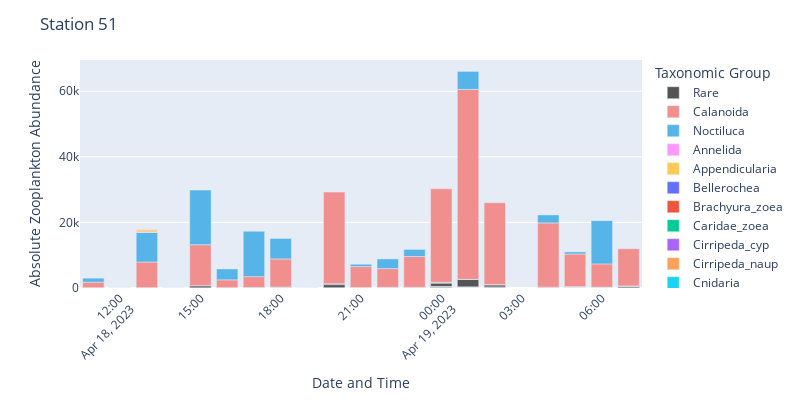
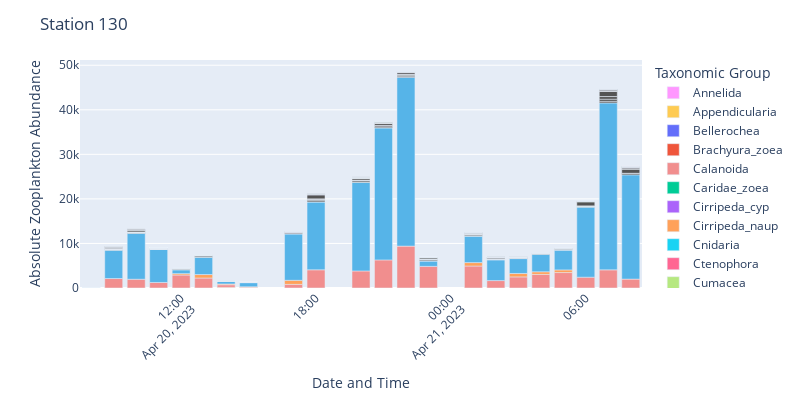

Here is the notebook cell these charts were saved with, in order:
### Code cell
stations = ['51', '130']

for station in stations:
    grouped_df = zooplankton_long[zooplankton_long['StationPrefix'] == station][['StartDate', 'ZooScan_group', 'count']]
    grouped_df['datetime'] = grouped_df['StartDate'].dt.date.astype(str) + ' ' + grouped_df['StartDate'].dt.hour.astype(str) + ':00'
    grouped_df['datetime'] = pd.to_datetime(grouped_df['datetime'], format='%Y-%m-%d %H:%M')

    grouped_df = grouped_df.groupby(['datetime', 'ZooScan_group']).agg({'count':'sum'}).reset_index()
    grouped_df["rel_occurrence"] = grouped_df.groupby(['datetime'])['count'].transform(lambda x: x / x.sum())
   
   # Combine low-abundant groups into a single 'Rare' category
    threshold = 0.05
    grouped_df.loc[grouped_df['rel_occurrence'] <= threshold, 'ZooScan_group'] = 'Rare'

    fig = px.bar(grouped_df, 
                x="datetime", 
                y="count",
                
                color='ZooScan_group',
                color_discrete_map={
                    "Rare": "#545454",
                    "Noctiluca": "#56B4E8",
                    "Calanoida": "#F18E8E",
                    "Echinodermata": "#009A83",
                    "Harpacticoida": "#F0E442",
                    "Mollusca": "#FF6600",
                    "Pisces_egg": "#FFCC99",
                    "Pisces_larvae": "#6600CC",
                }
            )

    fig.update_layout(
        width=800,
        height=400,
        xaxis_title='Date and Time',
        yaxis_title='Absolute Zooplankton Abundance',
        xaxis_tickangle=-45,
        legend_title='Taxonomic Group',
        title_text='Station {}'.format(station),
    )

    fig.show()

    # Save figure as svg
    fig.write_image("../figures/zooplankton/zooscan_absolute_abundance_{}.svg".format(station), scale=1)
    fig.write_image("../figures/zooplankton/zooscan_absolute_abundance_{}.png".format(station), scale=1)

### Figure 1 — Plotly figure (JSON) as saved in the notebook; plotly's stock layout.template omitted (floating-point values rounded to 4 significant figures; data arrays with more than 128 entries replaced by an {"elided": "..."} marker saying what was removed)
{"data": [{"alignmentgroup": "True", "hovertemplate": "ZooScan_group=Rare<br>datetime=%{x}<br>count=%{y}<extra></extra>", "legendgroup": "Rare", "marker": {"color": "#545454", "pattern": {"shape": ""}}, "name": "Rare", "offsetgroup": "Rare", "orientation": "v", "showlegend": true, "textposition": "auto", "type": "bar", "x": {"elided": "258 str values"}, "xaxis": "x", "y": {"elided": "258 float values"}, "yaxis": "y"}, {"alignmentgroup": "True", "hovertemplate": "ZooScan_group=Calanoida<br>datetime=%{x}<br>count=%{y}<extra></extra>", "legendgroup": "Calanoida", "marker": {"color": "#F18E8E", "pattern": {"shape": ""}}, "name": "Calanoida", "offsetgroup": "Calanoida", "orientation": "v", "showlegend": true, "textposition": "auto", "type": "bar", "x": ["2023-04-18T11:00:00", "2023-04-18T12:00:00", "2023-04-18T13:00:00", "2023-04-18T14:00:00", "2023-04-18T15:00:00", "2023-04-18T16:00:00", "2023-04-18T17:00:00", "2023-04-18T18:00:00", "2023-04-18T19:00:00", "2023-04-18T20:00:00", "2023-04-18T21:00:00", "2023-04-18T22:00:00", "2023-04-18T23:00:00", "2023-04-19T00:00:00", "2023-04-19T01:00:00", "2023-04-19T02:00:00", "2023-04-19T04:00:00", "2023-04-19T05:00:00", "2023-04-19T06:00:00", "2023-04-19T07:00:00"], "xaxis": "x", "y": [1669.0, 0, 7819.0, 0, 12490.0, 2363.0, 3298.0, 8570.0, 0, 27930.0, 6362.0, 5675.0, 9397.0, 28520.0, 57900.0, 24920.0, 19590.0, 9939.0, 7087.0, 11330.0], "yaxis": "y"}, {"alignmentgroup": "True", "hovertemplate": "ZooScan_group=Noctiluca<br>datetime=%{x}<br>count=%{y}<extra></extra>", "legendgroup": "Noctiluca", "marker": {"color": "#56B4E8", "pattern": {"shape": ""}}, "name": "Noctiluca", "offsetgroup": "Noctiluca", "orientation": "v", "showlegend": true, "textposition": "auto", "type": "bar", "x": ["2023-04-18T11:00:00", "2023-04-18T12:00:00", "2023-04-18T13:00:00", "2023-04-18T14:00:00", "2023-04-18T15:00:00", "2023-04-18T16:00:00", "2023-04-18T17:00:00", "2023-04-18T18:00:00", "2023-04-18T19:00:00", "2023-04-18T21:00:00", "2023-04-18T22:00:00", "2023-04-18T23:00:00", "2023-04-19T01:00:00", "2023-04-19T04:00:00", "2023-04-19T05:00:00", "2023-04-19T06:00:00"], "xaxis": "x", "y": [1220.0, 0, 9004.0, 0, 16680.0, 3321.0, 13840.0, 6245.0, 0, 726.1, 2964.0, 2161.0, 5491.0, 2434.0, 656.7, 13190.0], "yaxis": "y"}, {"alignmentgroup": "True", "hovertemplate": "ZooScan_group=Annelida<br>datetime=%{x}<br>count=%{y}<extra></extra>", "legendgroup": "Annelida", "marker": {"color": "#FF97FF", "pattern": {"shape": ""}}, "name": "Annelida", "offsetgroup": "Annelida", "orientation": "v", "showlegend": true, "textposition": "auto", "type": "bar", "x": ["2023-04-18T12:00:00", "2023-04-18T14:00:00", "2023-04-18T19:00:00"], "xaxis": "x", "y": [0, 0, 0], "yaxis": "y"}, {"alignmentgroup": "True", "hovertemplate": "ZooScan_group=Appendicularia<br>datetime=%{x}<br>count=%{y}<extra></extra>", "legendgroup": "Appendicularia", "marker": {"color": "#FECB52", "pattern": {"shape": ""}}, "name": "Appendicularia", "offsetgroup": "Appendicularia", "orientation": "v", "showlegend": true, "textposition": "auto", "type": "bar", "x": ["2023-04-18T12:00:00", "2023-04-18T14:00:00", "2023-04-18T19:00:00"], "xaxis": "x", "y": [0, 0, 0], "yaxis": "y"}, {"alignmentgroup": "True", "hovertemplate": "ZooScan_group=Bellerochea<br>datetime=%{x}<br>count=%{y}<extra></extra>", "legendgroup": "Bellerochea", "marker": {"color": "#636efa", "pattern": {"shape": ""}}, "name": "Bellerochea", "offsetgroup": "Bellerochea", "orientation": "v", "showlegend": true, "textposition": "auto", "type": "bar", "x": ["2023-04-18T12:00:00", "2023-04-18T14:00:00", "2023-04-18T19:00:00"], "xaxis": "x", "y": [0, 0, 0], "yaxis": "y"}, {"alignmentgroup": "True", "hovertemplate": "ZooScan_group=Brachyura_zoea<br>datetime=%{x}<br>count=%{y}<extra></extra>", "legendgroup": "Brachyura_zoea", "marker": {"color": "#EF553B", "pattern": {"shape": ""}}, "name": "Brachyura_zoea", "offsetgroup": "Brachyura_zoea", "orientation": "v", "showlegend": true, "textposition": "auto", "type": "bar", "x": ["2023-04-18T12:00:00", "2023-04-18T14:00:00", "2023-04-18T19:00:00"], "xaxis": "x", "y": [0, 0, 0], "yaxis": "y"}, {"alignmentgroup": "True", "hovertemplate": "ZooScan_group=Caridae_zoea<br>datetime=%{x}<br>count=%{y}<extra></extra>", "legendgroup": "Caridae_zoea", "marker": {"color": "#00cc96", "pattern": {"shape": ""}}, "name": "Caridae_zoea", "offsetgroup": "Caridae_zoea", "orientation": "v", "showlegend": true, "textposition": "auto", "type": "bar", "x": ["2023-04-18T12:00:00", "2023-04-18T14:00:00", "2023-04-18T19:00:00"], "xaxis": "x", "y": [0, 0, 0], "yaxis": "y"}, {"alignmentgroup": "True", "hovertemplate": "ZooScan_group=Cirripeda_cyp<br>datetime=%{x}<br>count=%{y}<extra></extra>", "legendgroup": "Cirripeda_cyp", "marker": {"color": "#ab63fa", "pattern": {"shape": ""}}, "name": "Cirripeda_cyp", "offsetgroup": "Cirripeda_cyp", "orientation": "v", "showlegend": true, "textposition": "auto", "type": "bar", "x": ["2023-04-18T12:00:00", "2023-04-18T14:00:00", "2023-04-18T19:00:00"], "xaxis": "x", "y": [0, 0, 0], "yaxis": "y"}, {"alignmentgroup": "True", "hovertemplate": "ZooScan_group=Cirripeda_naup<br>datetime=%{x}<br>count=%{y}<extra></extra>", "legendgroup": "Cirripeda_naup", "marker": {"color": "#FFA15A", "pattern": {"shape": ""}}, "name": "Cirripeda_naup", "offsetgroup": "Cirripeda_naup", "orientation": "v", "showlegend": true, "textposition": "auto", "type": "bar", "x": ["2023-04-18T12:00:00", "2023-04-18T14:00:00", "2023-04-18T19:00:00"], "xaxis": "x", "y": [0, 0, 0], "yaxis": "y"}, {"alignmentgroup": "True", "hovertemplate": "ZooScan_group=Cnidaria<br>datetime=%{x}<br>count=%{y}<extra></extra>", "legendgroup": "Cnidaria", "marker": {"color": "#19d3f3", "pattern": {"shape": ""}}, "name": "Cnidaria", "offsetgroup": "Cnidaria", "orientation": "v", "showlegend": true, "textposition": "auto", "type": "bar", "x": ["2023-04-18T12:00:00", "2023-04-18T14:00:00", "2023-04-18T19:00:00"], "xaxis": "x", "y": [0, 0, 0], "yaxis": "y"}, {"alignmentgroup": "True", "hovertemplate": "ZooScan_group=Ctenophora<br>datetime=%{x}<br>count=%{y}<extra></extra>", "legendgroup": "Ctenophora", "marker": {"color": "#FF6692", "pattern": {"shape": ""}}, "name": "Ctenophora", "offsetgroup": "Ctenophora", "orientation": "v", "showlegend": true, "textposition": "auto", "type": "bar", "x": ["2023-04-18T12:00:00", "2023-04-18T14:00:00", "2023-04-18T19:00:00"], "xaxis": "x", "y": [0, 0, 0], "yaxis": "y"}, {"alignmentgroup": "True", "hovertemplate": "ZooScan_group=Cumacea<br>datetime=%{x}<br>count=%{y}<extra></extra>", "legendgroup": "Cumacea", "marker": {"color": "#B6E880", "pattern": {"shape": ""}}, "name": "Cumacea", "offsetgroup": "Cumacea", "orientation": "v", "showlegend": true, "textposition": "auto", "type": "bar", "x": ["2023-04-18T12:00:00", "2023-04-18T14:00:00", "2023-04-18T19:00:00"], "xaxis": "x", "y": [0, 0, 0], "yaxis": "y"}, {"alignmentgroup": "True", "hovertemplate": "ZooScan_group=Echinodermata<br>datetime=%{x}<br>count=%{y}<extra></extra>", "legendgroup": "Echinodermata", "marker": {"color": "#009A83", "pattern": {"shape": ""}}, "name": "Echinodermata", "offsetgroup": "Echinodermata", "orientation": "v", "showlegend": true, "textposition": "auto", "type": "bar", "x": ["2023-04-18T12:00:00", "2023-04-18T14:00:00", "2023-04-18T19:00:00"], "xaxis": "x", "y": [0, 0, 0], "yaxis": "y"}, {"alignmentgroup": "True", "hovertemplate": "ZooScan_group=Harpacticoida<br>datetime=%{x}<br>count=%{y}<extra></extra>", "legendgroup": "Harpacticoida", "marker": {"color": "#F0E442", "pattern": {"shape": ""}}, "name": "Harpacticoida", "offsetgroup": "Harpacticoida", "orientation": "v", "showlegend": true, "textposition": "auto", "type": "bar", "x": ["2023-04-18T12:00:00", "2023-04-18T14:00:00", "2023-04-18T19:00:00"], "xaxis": "x", "y": [0, 0, 0], "yaxis": "y"}, {"alignmentgroup": "True", "hovertemplate": "ZooScan_group=Mollusca<br>datetime=%{x}<br>count=%{y}<extra></extra>", "legendgroup": "Mollusca", "marker": {"color": "#FF6600", "pattern": {"shape": ""}}, "name": "Mollusca", "offsetgroup": "Mollusca", "orientation": "v", "showlegend": true, "textposition": "auto", "type": "bar", "x": ["2023-04-18T12:00:00", "2023-04-18T14:00:00", "2023-04-18T19:00:00"], "xaxis": "x", "y": [0, 0, 0], "yaxis": "y"}, {"alignmentgroup": "True", "hovertemplate": "ZooScan_group=Pisces_egg<br>datetime=%{x}<br>count=%{y}<extra></extra>", "legendgroup": "Pisces_egg", "marker": {"color": "#FFCC99", "pattern": {"shape": ""}}, "name": "Pisces_egg", "offsetgroup": "Pisces_egg", "orientation": "v", "showlegend": true, "textposition": "auto", "type": "bar", "x": ["2023-04-18T12:00:00", "2023-04-18T13:00:00", "2023-04-18T14:00:00", "2023-04-18T19:00:00"], "xaxis": "x", "y": [0, 944.4, 0, 0], "yaxis": "y"}, {"alignmentgroup": "True", "hovertemplate": "ZooScan_group=Pisces_larvae<br>datetime=%{x}<br>count=%{y}<extra></extra>", "legendgroup": "Pisces_larvae", "marker": {"color": "#6600CC", "pattern": {"shape": ""}}, "name": "Pisces_larvae", "offsetgroup": "Pisces_larvae", "orientation": "v", "showlegend": true, "textposition": "auto", "type": "bar", "x": ["2023-04-18T12:00:00", "2023-04-18T14:00:00", "2023-04-18T19:00:00"], "xaxis": "x", "y": [0, 0, 0], "yaxis": "y"}], "layout": {"barmode": "relative", "height": 400, "legend": {"title": {"text": "Taxonomic Group"}, "tracegroupgap": 0}, "margin": {"t": 60}, "title": {"text": "Station 51"}, "width": 800, "xaxis": {"anchor": "y", "domain": [0, 1], "tickangle": -45, "title": {"text": "Date and Time"}}, "yaxis": {"anchor": "x", "domain": [0, 1], "title": {"text": "Absolute Zooplankton Abundance"}}}}

### Figure 2 — Plotly figure (JSON) as saved in the notebook; plotly's stock layout.template omitted (floating-point values rounded to 4 significant figures; data arrays with more than 128 entries replaced by an {"elided": "..."} marker saying what was removed)
{"data": [{"alignmentgroup": "True", "hovertemplate": "ZooScan_group=Annelida<br>datetime=%{x}<br>count=%{y}<extra></extra>", "legendgroup": "Annelida", "marker": {"color": "#FF97FF", "pattern": {"shape": ""}}, "name": "Annelida", "offsetgroup": "Annelida", "orientation": "v", "showlegend": true, "textposition": "auto", "type": "bar", "x": ["2023-04-20T08:00:00"], "xaxis": "x", "y": [0], "yaxis": "y"}, {"alignmentgroup": "True", "hovertemplate": "ZooScan_group=Appendicularia<br>datetime=%{x}<br>count=%{y}<extra></extra>", "legendgroup": "Appendicularia", "marker": {"color": "#FECB52", "pattern": {"shape": ""}}, "name": "Appendicularia", "offsetgroup": "Appendicularia", "orientation": "v", "showlegend": true, "textposition": "auto", "type": "bar", "x": ["2023-04-20T08:00:00", "2023-04-20T14:00:00"], "xaxis": "x", "y": [0, 141.5], "yaxis": "y"}, {"alignmentgroup": "True", "hovertemplate": "ZooScan_group=Bellerochea<br>datetime=%{x}<br>count=%{y}<extra></extra>", "legendgroup": "Bellerochea", "marker": {"color": "#636efa", "pattern": {"shape": ""}}, "name": "Bellerochea", "offsetgroup": "Bellerochea", "orientation": "v", "showlegend": true, "textposition": "auto", "type": "bar", "x": ["2023-04-20T08:00:00"], "xaxis": "x", "y": [0], "yaxis": "y"}, {"alignmentgroup": "True", "hovertemplate": "ZooScan_group=Brachyura_zoea<br>datetime=%{x}<br>count=%{y}<extra></extra>", "legendgroup": "Brachyura_zoea", "marker": {"color": "#EF553B", "pattern": {"shape": ""}}, "name": "Brachyura_zoea", "offsetgroup": "Brachyura_zoea", "orientation": "v", "showlegend": true, "textposition": "auto", "type": "bar", "x": ["2023-04-20T08:00:00"], "xaxis": "x", "y": [0], "yaxis": "y"}, {"alignmentgroup": "True", "hovertemplate": "ZooScan_group=Calanoida<br>datetime=%{x}<br>count=%{y}<extra></extra>", "legendgroup": "Calanoida", "marker": {"color": "#F18E8E", "pattern": {"shape": ""}}, "name": "Calanoida", "offsetgroup": "Calanoida", "orientation": "v", "showlegend": true, "textposition": "auto", "type": "bar", "x": ["2023-04-20T08:00:00", "2023-04-20T09:00:00", "2023-04-20T10:00:00", "2023-04-20T11:00:00", "2023-04-20T12:00:00", "2023-04-20T13:00:00", "2023-04-20T14:00:00", "2023-04-20T15:00:00", "2023-04-20T17:00:00", "2023-04-20T18:00:00", "2023-04-20T20:00:00", "2023-04-20T21:00:00", "2023-04-20T22:00:00", "2023-04-20T23:00:00", "2023-04-21T01:00:00", "2023-04-21T02:00:00", "2023-04-21T03:00:00", "2023-04-21T04:00:00", "2023-04-21T05:00:00", "2023-04-21T06:00:00", "2023-04-21T07:00:00", "2023-04-21T08:00:00"], "xaxis": "x", "y": [0, 2126.0, 1966.0, 1242.0, 2915.0, 2240.0, 587.8, 156.3, 809.9, 4086.0, 3826.0, 6303.0, 9399.0, 4856.0, 4935.0, 1666.0, 2492.0, 3049.0, 3470.0, 2427.0, 4070.0, 1995.0], "yaxis": "y"}, {"alignmentgroup": "True", "hovertemplate": "ZooScan_group=Caridae_zoea<br>datetime=%{x}<br>count=%{y}<extra></extra>", "legendgroup": "Caridae_zoea", "marker": {"color": "#00cc96", "pattern": {"shape": ""}}, "name": "Caridae_zoea", "offsetgroup": "Caridae_zoea", "orientation": "v", "showlegend": true, "textposition": "auto", "type": "bar", "x": ["2023-04-20T08:00:00"], "xaxis": "x", "y": [0], "yaxis": "y"}, {"alignmentgroup": "True", "hovertemplate": "ZooScan_group=Cirripeda_cyp<br>datetime=%{x}<br>count=%{y}<extra></extra>", "legendgroup": "Cirripeda_cyp", "marker": {"color": "#ab63fa", "pattern": {"shape": ""}}, "name": "Cirripeda_cyp", "offsetgroup": "Cirripeda_cyp", "orientation": "v", "showlegend": true, "textposition": "auto", "type": "bar", "x": ["2023-04-20T08:00:00"], "xaxis": "x", "y": [0], "yaxis": "y"}, {"alignmentgroup": "True", "hovertemplate": "ZooScan_group=Cirripeda_naup<br>datetime=%{x}<br>count=%{y}<extra></extra>", "legendgroup": "Cirripeda_naup", "marker": {"color": "#FFA15A", "pattern": {"shape": ""}}, "name": "Cirripeda_naup", "offsetgroup": "Cirripeda_naup", "orientation": "v", "showlegend": true, "textposition": "auto", "type": "bar", "x": ["2023-04-20T08:00:00", "2023-04-20T12:00:00", "2023-04-20T13:00:00", "2023-04-20T14:00:00", "2023-04-20T15:00:00", "2023-04-20T17:00:00", "2023-04-21T01:00:00", "2023-04-21T03:00:00", "2023-04-21T04:00:00", "2023-04-21T05:00:00"], "xaxis": "x", "y": [0, 309.3, 779.0, 174.2, 120.2, 917.9, 768.2, 769.8, 593.9, 587.6], "yaxis": "y"}, {"alignmentgroup": "True", "hovertemplate": "ZooScan_group=Cnidaria<br>datetime=%{x}<br>count=%{y}<extra></extra>", "legendgroup": "Cnidaria", "marker": {"color": "#19d3f3", "pattern": {"shape": ""}}, "name": "Cnidaria", "offsetgroup": "Cnidaria", "orientation": "v", "showlegend": true, "textposition": "auto", "type": "bar", "x": ["2023-04-20T08:00:00"], "xaxis": "x", "y": [0], "yaxis": "y"}, {"alignmentgroup": "True", "hovertemplate": "ZooScan_group=Ctenophora<br>datetime=%{x}<br>count=%{y}<extra></extra>", "legendgroup": "Ctenophora", "marker": {"color": "#FF6692", "pattern": {"shape": ""}}, "name": "Ctenophora", "offsetgroup": "Ctenophora", "orientation": "v", "showlegend": true, "textposition": "auto", "type": "bar", "x": ["2023-04-20T08:00:00"], "xaxis": "x", "y": [0], "yaxis": "y"}, {"alignmentgroup": "True", "hovertemplate": "ZooScan_group=Cumacea<br>datetime=%{x}<br>count=%{y}<extra></extra>", "legendgroup": "Cumacea", "marker": {"color": "#B6E880", "pattern": {"shape": ""}}, "name": "Cumacea", "offsetgroup": "Cumacea", "orientation": "v", "showlegend": true, "textposition": "auto", "type": "bar", "x": ["2023-04-20T08:00:00"], "xaxis": "x", "y": [0], "yaxis": "y"}, {"alignmentgroup": "True", "hovertemplate": "ZooScan_group=Echinodermata<br>datetime=%{x}<br>count=%{y}<extra></extra>", "legendgroup": "Echinodermata", "marker": {"color": "#009A83", "pattern": {"shape": ""}}, "name": "Echinodermata", "offsetgroup": "Echinodermata", "orientation": "v", "showlegend": true, "textposition": "auto", "type": "bar", "x": ["2023-04-20T08:00:00"], "xaxis": "x", "y": [0], "yaxis": "y"}, {"alignmentgroup": "True", "hovertemplate": "ZooScan_group=Harpacticoida<br>datetime=%{x}<br>count=%{y}<extra></extra>", "legendgroup": "Harpacticoida", "marker": {"color": "#F0E442", "pattern": {"shape": ""}}, "name": "Harpacticoida", "offsetgroup": "Harpacticoida", "orientation": "v", "showlegend": true, "textposition": "auto", "type": "bar", "x": ["2023-04-20T08:00:00"], "xaxis": "x", "y": [0], "yaxis": "y"}, {"alignmentgroup": "True", "hovertemplate": "ZooScan_group=Mollusca<br>datetime=%{x}<br>count=%{y}<extra></extra>", "legendgroup": "Mollusca", "marker": {"color": "#FF6600", "pattern": {"shape": ""}}, "name": "Mollusca", "offsetgroup": "Mollusca", "orientation": "v", "showlegend": true, "textposition": "auto", "type": "bar", "x": ["2023-04-20T08:00:00"], "xaxis": "x", "y": [0], "yaxis": "y"}, {"alignmentgroup": "True", "hovertemplate": "ZooScan_group=Noctiluca<br>datetime=%{x}<br>count=%{y}<extra></extra>", "legendgroup": "Noctiluca", "marker": {"color": "#56B4E8", "pattern": {"shape": ""}}, "name": "Noctiluca", "offsetgroup": "Noctiluca", "orientation": "v", "showlegend": true, "textposition": "auto", "type": "bar", "x": ["2023-04-20T08:00:00", "2023-04-20T09:00:00", "2023-04-20T10:00:00", "2023-04-20T11:00:00", "2023-04-20T12:00:00", "2023-04-20T13:00:00", "2023-04-20T14:00:00", "2023-04-20T15:00:00", "2023-04-20T17:00:00", "2023-04-20T18:00:00", "2023-04-20T20:00:00", "2023-04-20T21:00:00", "2023-04-20T22:00:00", "2023-04-20T23:00:00", "2023-04-21T01:00:00", "2023-04-21T02:00:00", "2023-04-21T03:00:00", "2023-04-21T04:00:00", "2023-04-21T05:00:00", "2023-04-21T06:00:00", "2023-04-21T07:00:00", "2023-04-21T08:00:00"], "xaxis": "x", "y": [0, 6379.0, 10310.0, 7420.0, 862.3, 3894.0, 576.9, 940.8, 10420.0, 15240.0, 19910.0, 29640.0, 37890.0, 1200.0, 5934.0, 4675.0, 3343.0, 3929.0, 4451.0, 15730.0, 37470.0, 23410.0], "yaxis": "y"}, {"alignmentgroup": "True", "hovertemplate": "ZooScan_group=Pisces_egg<br>datetime=%{x}<br>count=%{y}<extra></extra>", "legendgroup": "Pisces_egg", "marker": {"color": "#FFCC99", "pattern": {"shape": ""}}, "name": "Pisces_egg", "offsetgroup": "Pisces_egg", "orientation": "v", "showlegend": true, "textposition": "auto", "type": "bar", "x": ["2023-04-20T08:00:00"], "xaxis": "x", "y": [0], "yaxis": "y"}, {"alignmentgroup": "True", "hovertemplate": "ZooScan_group=Pisces_larvae<br>datetime=%{x}<br>count=%{y}<extra></extra>", "legendgroup": "Pisces_larvae", "marker": {"color": "#6600CC", "pattern": {"shape": ""}}, "name": "Pisces_larvae", "offsetgroup": "Pisces_larvae", "orientation": "v", "showlegend": true, "textposition": "auto", "type": "bar", "x": ["2023-04-20T08:00:00"], "xaxis": "x", "y": [0], "yaxis": "y"}, {"alignmentgroup": "True", "hovertemplate": "ZooScan_group=Rare<br>datetime=%{x}<br>count=%{y}<extra></extra>", "legendgroup": "Rare", "marker": {"color": "#545454", "pattern": {"shape": ""}}, "name": "Rare", "offsetgroup": "Rare", "orientation": "v", "showlegend": true, "textposition": "auto", "type": "bar", "x": {"elided": "305 str values"}, "xaxis": "x", "y": {"elided": "305 float values"}, "yaxis": "y"}], "layout": {"barmode": "relative", "height": 400, "legend": {"title": {"text": "Taxonomic Group"}, "tracegroupgap": 0}, "margin": {"t": 60}, "title": {"text": "Station 130"}, "width": 800, "xaxis": {"anchor": "y", "domain": [0, 1], "tickangle": -45, "title": {"text": "Date and Time"}}, "yaxis": {"anchor": "x", "domain": [0, 1], "title": {"text": "Absolute Zooplankton Abundance"}}}}
